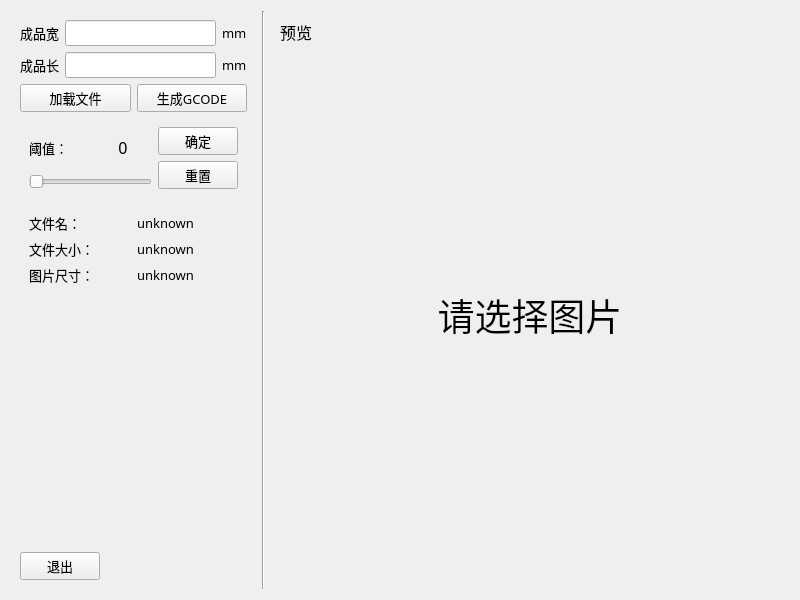
<?xml version="1.0" encoding="UTF-8"?>
<ui version="4.0">
 <class>MainWidget</class>
 <widget class="QWidget" name="MainWidget">
  <property name="geometry">
   <rect>
    <x>0</x>
    <y>0</y>
    <width>800</width>
    <height>600</height>
   </rect>
  </property>
  <property name="windowTitle">
   <string>MainWidget</string>
  </property>
  <layout class="QHBoxLayout" name="horizontalLayout_9">
   <item>
    <layout class="QVBoxLayout" name="verticalLayout_7">
     <item>
      <widget class="QWidget" name="widget_6" native="true">
       <layout class="QVBoxLayout" name="verticalLayout_3">
        <item>
         <layout class="QVBoxLayout" name="verticalLayout_4">
          <item>
           <layout class="QHBoxLayout" name="horizontalLayout_4">
            <item>
             <widget class="QLabel" name="label_3">
              <property name="font">
               <font>
                <family>黑体</family>
                <pointsize>10</pointsize>
               </font>
              </property>
              <property name="text">
               <string>成品宽</string>
              </property>
             </widget>
            </item>
            <item>
             <widget class="QLineEdit" name="lineEditWidth">
              <property name="font">
               <font>
                <family>黑体</family>
                <pointsize>10</pointsize>
               </font>
              </property>
              <property name="placeholderText">
               <string/>
              </property>
             </widget>
            </item>
            <item>
             <widget class="QLabel" name="label_5">
              <property name="font">
               <font>
                <family>黑体</family>
                <pointsize>10</pointsize>
               </font>
              </property>
              <property name="text">
               <string>mm</string>
              </property>
             </widget>
            </item>
           </layout>
          </item>
          <item>
           <layout class="QHBoxLayout" name="horizontalLayout_3">
            <item>
             <widget class="QLabel" name="label_4">
              <property name="font">
               <font>
                <family>黑体</family>
                <pointsize>10</pointsize>
               </font>
              </property>
              <property name="text">
               <string>成品长</string>
              </property>
             </widget>
            </item>
            <item>
             <widget class="QLineEdit" name="lineEditHeight">
              <property name="font">
               <font>
                <family>黑体</family>
                <pointsize>10</pointsize>
               </font>
              </property>
              <property name="placeholderText">
               <string/>
              </property>
             </widget>
            </item>
            <item>
             <widget class="QLabel" name="label_6">
              <property name="font">
               <font>
                <family>黑体</family>
                <pointsize>10</pointsize>
                <weight>50</weight>
                <bold>false</bold>
                <kerning>true</kerning>
               </font>
              </property>
              <property name="text">
               <string>mm</string>
              </property>
             </widget>
            </item>
           </layout>
          </item>
         </layout>
        </item>
        <item>
         <layout class="QHBoxLayout" name="horizontalLayout_6">
          <item>
           <widget class="QPushButton" name="pushButtonLoad">
            <property name="font">
             <font>
              <family>黑体</family>
              <pointsize>10</pointsize>
             </font>
            </property>
            <property name="text">
             <string>加载文件</string>
            </property>
           </widget>
          </item>
          <item>
           <widget class="QPushButton" name="pushButtonGenerate">
            <property name="font">
             <font>
              <family>黑体</family>
              <pointsize>10</pointsize>
             </font>
            </property>
            <property name="text">
             <string>生成GCODE</string>
            </property>
           </widget>
          </item>
         </layout>
        </item>
        <item>
         <widget class="QWidget" name="widget_2" native="true">
          <layout class="QHBoxLayout" name="horizontalLayout_10">
           <item>
            <layout class="QVBoxLayout" name="verticalLayout">
             <item>
              <layout class="QHBoxLayout" name="horizontalLayout_7">
               <item>
                <widget class="QLabel" name="label_9">
                 <property name="font">
                  <font>
                   <family>黑体</family>
                   <pointsize>10</pointsize>
                  </font>
                 </property>
                 <property name="text">
                  <string>阈值：</string>
                 </property>
                </widget>
               </item>
               <item>
                <widget class="QLabel" name="thresholdNum">
                 <property name="font">
                  <font>
                   <family>黑体</family>
                   <pointsize>12</pointsize>
                  </font>
                 </property>
                 <property name="text">
                  <string>0</string>
                 </property>
                 <property name="alignment">
                  <set>Qt::AlignCenter</set>
                 </property>
                </widget>
               </item>
              </layout>
             </item>
             <item>
              <widget class="QSlider" name="sliderThreshold">
               <property name="orientation">
                <enum>Qt::Horizontal</enum>
               </property>
              </widget>
             </item>
            </layout>
           </item>
           <item>
            <layout class="QVBoxLayout" name="verticalLayout_6">
             <item>
              <widget class="QPushButton" name="pushButtonSureImage">
               <property name="font">
                <font>
                 <family>黑体</family>
                 <pointsize>10</pointsize>
                </font>
               </property>
               <property name="text">
                <string>确定</string>
               </property>
              </widget>
             </item>
             <item>
              <widget class="QPushButton" name="pushButtonReset">
               <property name="font">
                <font>
                 <family>黑体</family>
                 <pointsize>10</pointsize>
                </font>
               </property>
               <property name="text">
                <string>重置</string>
               </property>
              </widget>
             </item>
            </layout>
           </item>
          </layout>
         </widget>
        </item>
        <item>
         <widget class="QWidget" name="widget_3" native="true">
          <layout class="QVBoxLayout" name="verticalLayout_2">
           <item>
            <layout class="QHBoxLayout" name="horizontalLayout">
             <item>
              <widget class="QLabel" name="label">
               <property name="font">
                <font>
                 <family>黑体</family>
                 <pointsize>10</pointsize>
                </font>
               </property>
               <property name="text">
                <string>文件名：</string>
               </property>
              </widget>
             </item>
             <item>
              <widget class="QLabel" name="labelFileName">
               <property name="font">
                <font>
                 <family>黑体</family>
                 <pointsize>10</pointsize>
                </font>
               </property>
               <property name="text">
                <string>unknown</string>
               </property>
              </widget>
             </item>
            </layout>
           </item>
           <item>
            <layout class="QHBoxLayout" name="horizontalLayout_2">
             <item>
              <widget class="QLabel" name="label_2">
               <property name="font">
                <font>
                 <family>黑体</family>
                 <pointsize>10</pointsize>
                </font>
               </property>
               <property name="text">
                <string>文件大小：</string>
               </property>
              </widget>
             </item>
             <item>
              <widget class="QLabel" name="labelFileSize">
               <property name="font">
                <font>
                 <family>黑体</family>
                 <pointsize>10</pointsize>
                </font>
               </property>
               <property name="text">
                <string>unknown</string>
               </property>
              </widget>
             </item>
            </layout>
           </item>
           <item>
            <layout class="QHBoxLayout" name="horizontalLayout_8">
             <item>
              <widget class="QLabel" name="label_7">
               <property name="font">
                <font>
                 <family>黑体</family>
                 <pointsize>10</pointsize>
                </font>
               </property>
               <property name="text">
                <string>图片尺寸：</string>
               </property>
              </widget>
             </item>
             <item>
              <widget class="QLabel" name="labelImageWH">
               <property name="font">
                <font>
                 <family>黑体</family>
                 <pointsize>10</pointsize>
                </font>
               </property>
               <property name="text">
                <string>unknown</string>
               </property>
              </widget>
             </item>
            </layout>
           </item>
          </layout>
         </widget>
        </item>
       </layout>
      </widget>
     </item>
     <item>
      <widget class="QWidget" name="widget_5" native="true">
       <layout class="QGridLayout" name="gridLayout">
        <item row="0" column="0">
         <spacer name="verticalSpacer">
          <property name="orientation">
           <enum>Qt::Vertical</enum>
          </property>
          <property name="sizeHint" stdset="0">
           <size>
            <width>20</width>
            <height>250</height>
           </size>
          </property>
         </spacer>
        </item>
       </layout>
      </widget>
     </item>
     <item>
      <layout class="QHBoxLayout" name="horizontalLayout_5">
       <item>
        <widget class="QWidget" name="widget_4" native="true">
         <layout class="QGridLayout" name="gridLayout_2">
          <item row="0" column="0">
           <widget class="QPushButton" name="pushButtonExit">
            <property name="font">
             <font>
              <family>黑体</family>
              <pointsize>10</pointsize>
             </font>
            </property>
            <property name="text">
             <string>退出</string>
            </property>
           </widget>
          </item>
         </layout>
        </widget>
       </item>
       <item>
        <spacer name="horizontalSpacer">
         <property name="orientation">
          <enum>Qt::Horizontal</enum>
         </property>
         <property name="sizeHint" stdset="0">
          <size>
           <width>40</width>
           <height>20</height>
          </size>
         </property>
        </spacer>
       </item>
      </layout>
     </item>
    </layout>
   </item>
   <item>
    <widget class="Line" name="line">
     <property name="orientation">
      <enum>Qt::Vertical</enum>
     </property>
    </widget>
   </item>
   <item>
    <widget class="QWidget" name="widget" native="true">
     <layout class="QHBoxLayout" name="horizontalLayout_11">
      <item>
       <layout class="QVBoxLayout" name="verticalLayout_5">
        <item>
         <widget class="QLabel" name="label_8">
          <property name="sizePolicy">
           <sizepolicy hsizetype="Preferred" vsizetype="Fixed">
            <horstretch>0</horstretch>
            <verstretch>0</verstretch>
           </sizepolicy>
          </property>
          <property name="font">
           <font>
            <family>黑体</family>
            <pointsize>12</pointsize>
           </font>
          </property>
          <property name="text">
           <string>预览</string>
          </property>
         </widget>
        </item>
        <item>
         <spacer name="horizontalSpacer_2">
          <property name="orientation">
           <enum>Qt::Horizontal</enum>
          </property>
          <property name="sizeType">
           <enum>QSizePolicy::Expanding</enum>
          </property>
          <property name="sizeHint" stdset="0">
           <size>
            <width>500</width>
            <height>0</height>
           </size>
          </property>
         </spacer>
        </item>
        <item>
         <widget class="QLabel" name="imgshowzoom">
          <property name="sizePolicy">
           <sizepolicy hsizetype="Preferred" vsizetype="Minimum">
            <horstretch>0</horstretch>
            <verstretch>0</verstretch>
           </sizepolicy>
          </property>
          <property name="minimumSize">
           <size>
            <width>0</width>
            <height>500</height>
           </size>
          </property>
          <property name="font">
           <font>
            <family>楷体</family>
            <pointsize>28</pointsize>
           </font>
          </property>
          <property name="text">
           <string>请选择图片</string>
          </property>
          <property name="alignment">
           <set>Qt::AlignCenter</set>
          </property>
         </widget>
        </item>
       </layout>
      </item>
     </layout>
    </widget>
   </item>
  </layout>
 </widget>
 <resources/>
 <connections/>
</ui>
